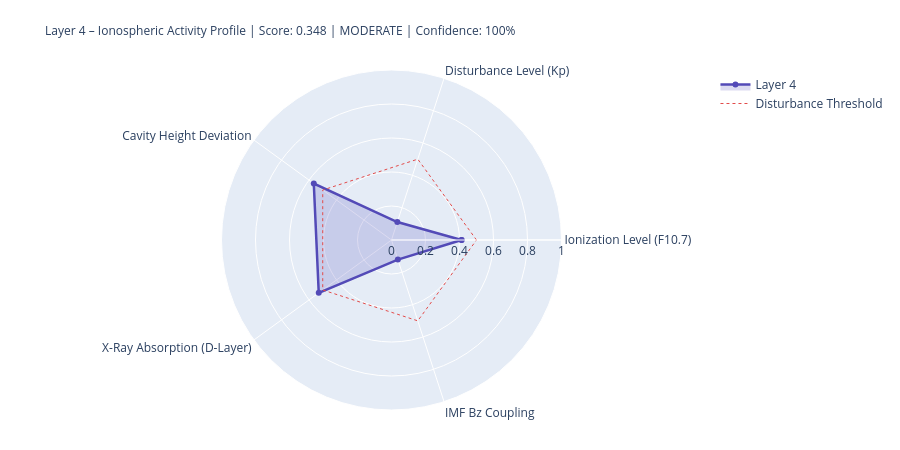

Here is the notebook cell this chart was saved with:
### Markdown cell above
---
## 4. State Assessment & Handoff to Layer 5

### Code cell
# ============================================================
# LAYER-4-SCORE
# ============================================================

COMPONENTS = {
    'Ionization Level (F10.7)':    {'score': ioniz,       'source': 'primary' if f107_now else 'from_layer0', 'dynamic': True},
    'Disturbance Level (Kp)':          {'score': disturb,     'source': 'primary' if kp_now   else 'from_layer0', 'dynamic': True},
    'Cavity Height Deviation':    {'score': h_dev,       'source': 'derived',                                'dynamic': True},
    'X-Ray Absorption (D-Layer)':{'score': xray_ioniz,  'source': 'primary' if xray_now else 'missing',     'dynamic': True},
    'IMF Bz Coupling':             {'score': bz_coupling, 'source': 'primary' if bz_now   else 'from_layer0', 'dynamic': True},
}

available    = {k: v['score'] for k, v in COMPONENTS.items() if v['score'] is not None}
unavailable  = [k for k, v in COMPONENTS.items() if v['score'] is None]
layer4_score = round(sum(available.values()) / len(available), 4) if available else None
confidence   = round(len(available) / len(COMPONENTS), 2)
level = ('unknown' if layer4_score is None
         else 'quiet'   if layer4_score < 0.3
         else 'moderate' if layer4_score < 0.6
         else 'active')
dominant_l4 = max(available, key=available.get) if available else 'none'

# Resonance delta for Schumann SR-1
sr1_ref = schumann_freq(1, 80.0)
sr1_now = schumann_freq(1, h_eff)
sr1_delta_mhz = (sr1_now - sr1_ref) * 1000

# Propagation conditions
prop_cond = ('disturbed'   if kp_val > 4
             else 'unsettled' if kp_val > 2
             else 'normal')
if xray_class in ['X', 'M']:
    prop_cond = 'Radio-Blackout moeglich'

W = 68
print('=' * W)
print('LAYER 4 – IONOSPHERE – STATE ASSESSMENT')
print('=' * W)
for name, comp in COMPONENTS.items():
    s = comp['score']
    if s is not None:
        bar = '█' * int(s * 20) + '░' * (20 - int(s * 20))
        print(f'  {name:<36} {bar}  {s:.3f}  [{comp["source"]}]')
    else:
        print(f'  {name:<36} {"─" * 20}  n/a   [missing]')
print('-' * W)
print(f'  Score:          {layer4_score:.3f}  ({len(available)}/{len(COMPONENTS)} components)')
print(f'  Confidence:     {confidence:.0%}')
print(f'  Level:          {level.upper()}')
print(f'  Dominant:       {dominant_l4}')
print(f'  Cavity height:  {h_eff:.1f} km  (Ref: 80.0 km)')
print(f'  SR-1:           {sr1_now:.3f} Hz  (Δ {sr1_delta_mhz:+.1f} mHz vs. ref)')
print(f'  Propagation:    {prop_cond}')
print(f'  X-Ray:          {xray_class}-class  ({xray_now:.2e} W/m²)' if xray_now else '  X-Ray:          n/a')
print('=' * W)

# Radar
cats   = list(available.keys())
vals_r = list(available.values())
if len(cats) >= 3:
    fig = go.Figure()
    fig.add_trace(go.Scatterpolar(
        r=vals_r + [vals_r[0]], theta=cats + [cats[0]],
        fill='toself', fillcolor='rgba(83,74,183,0.20)',
        line=dict(color='#534AB7', width=2.5), name='Layer 4'
    ))
    fig.add_trace(go.Scatterpolar(
        r=[0.5] * (len(cats)+1), theta=cats + [cats[0]],
        line=dict(color='#E24B4A', dash='dot', width=1),
        mode='lines', name='Disturbance Threshold'
    ))
    fig.update_layout(
        title=dict(
            text=f'Layer 4 – Ionospheric Activity Profile | Score: {layer4_score:.3f} | {level.upper()} | Confidence: {confidence:.0%}',
            font=dict(size=12)
        ),
        polar=dict(radialaxis=dict(visible=True, range=[0, 1])),
        height=450, showlegend=True,
        margin=dict(l=80, r=80, t=70, b=40)
    )
    fig.show()

### Figure 1 — Plotly figure (JSON) as saved in the notebook; plotly's stock layout.template omitted (floating-point values rounded to 4 significant figures)
{"data": [{"fill": "toself", "fillcolor": "rgba(83,74,183,0.20)", "line": {"color": "#534AB7", "width": 2.5}, "name": "Layer 4", "r": [0.412, 0.111, 0.565, 0.529, 0.121, 0.412], "theta": ["Ionization Level (F10.7)", "Disturbance Level (Kp)", "Cavity Height Deviation", "X-Ray Absorption (D-Layer)", "IMF Bz Coupling", "Ionization Level (F10.7)"], "type": "scatterpolar"}, {"line": {"color": "#E24B4A", "dash": "dot", "width": 1}, "mode": "lines", "name": "Disturbance Threshold", "r": [0.5, 0.5, 0.5, 0.5, 0.5, 0.5], "theta": ["Ionization Level (F10.7)", "Disturbance Level (Kp)", "Cavity Height Deviation", "X-Ray Absorption (D-Layer)", "IMF Bz Coupling", "Ionization Level (F10.7)"], "type": "scatterpolar"}], "layout": {"height": 450, "margin": {"b": 40, "l": 80, "r": 80, "t": 70}, "polar": {"radialaxis": {"range": [0, 1], "visible": true}}, "showlegend": true, "title": {"font": {"size": 12}, "text": "Layer 4 – Ionospheric Activity Profile | Score: 0.348 | MODERATE | Confidence: 100%"}}}
